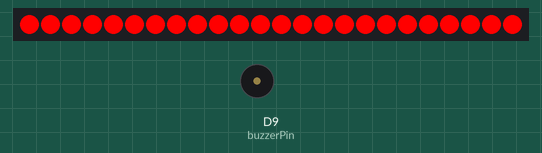
Recording of a sketch running on a simulated Arduino Nano 33 BLE. Parts: 24 RGB LEDs in strip order, left to right, buzzer (waves = sounding).

Above: at 1.2 s.
At 8.25 s:
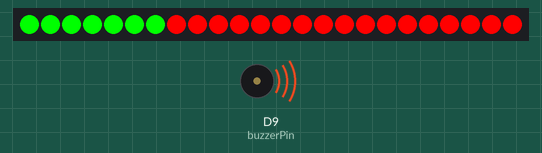
At 15.2 s:
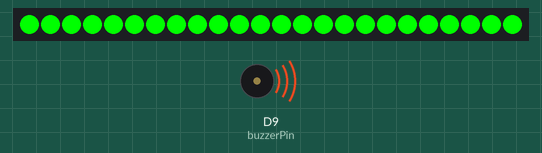
At 35.4 s:
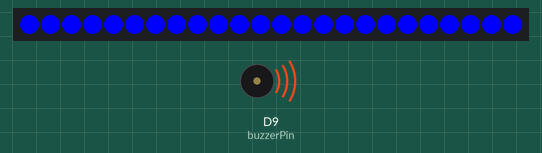
Timing chart, 0 to 36.9 s (numbered marks = the images above):
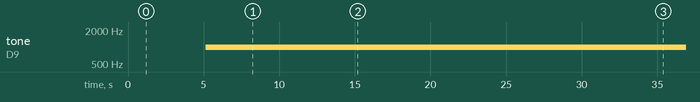

The sketch:

sketch_jan7a_RingLed.ino
```cpp
#include <Arduino_LSM9DS1.h>
#include <Adafruit_NeoPixel.h>


#define PIN            3  // Définissez le numéro de broche auquel est connecté le Data-In de la Neopixel Ring
#define NUMPIXELS      24 // Définissez le nombre de pixels dans votre Neopixel Ring

Adafruit_NeoPixel pixels = Adafruit_NeoPixel(NUMPIXELS, PIN, NEO_GRB + NEO_KHZ800);
const int buzzerPin = 9;  // Broche de sortie pour le buzzer piézoélectrique

void setup() {
  pixels.begin(); // Initialisez la bibliothèque Neopixel
   pinMode(buzzerPin, OUTPUT);
}

void loop() {
  colorWipe(pixels.Color(255, 0, 0), 50); // Faites défiler une couleur rouge à travers les pixels
  delay(500);
  colorWipe(pixels.Color(0, 255, 0), 50); // Faites défiler une couleur verte à travers les pixels
  delay(500);
  colorWipe(pixels.Color(0, 0, 255), 50); // Faites défiler une couleur bleue à travers les pixels
  delay(500);

// Produire un son pendant 1 seconde à une fréquence de 500 Hz
  tone(buzzerPin, 1000);  // Fréquence de 1000 Hz
  delay(1000);

  // Arrêter le son pendant 1 seconde
  //noTone(buzzerPin);
  //delay(1000);
}

// Fonction pour effectuer un effet de balayage de couleur
void colorWipe(uint32_t color, int wait) {
  for(int i=0; i<pixels.numPixels(); i++) {
    pixels.setPixelColor(i, color);
    pixels.show();
    delay(wait);
  }
}
```

Measured:
- by itself, tone on D9 (buzzerPin): silent → 1000 Hz at 5.2 s
